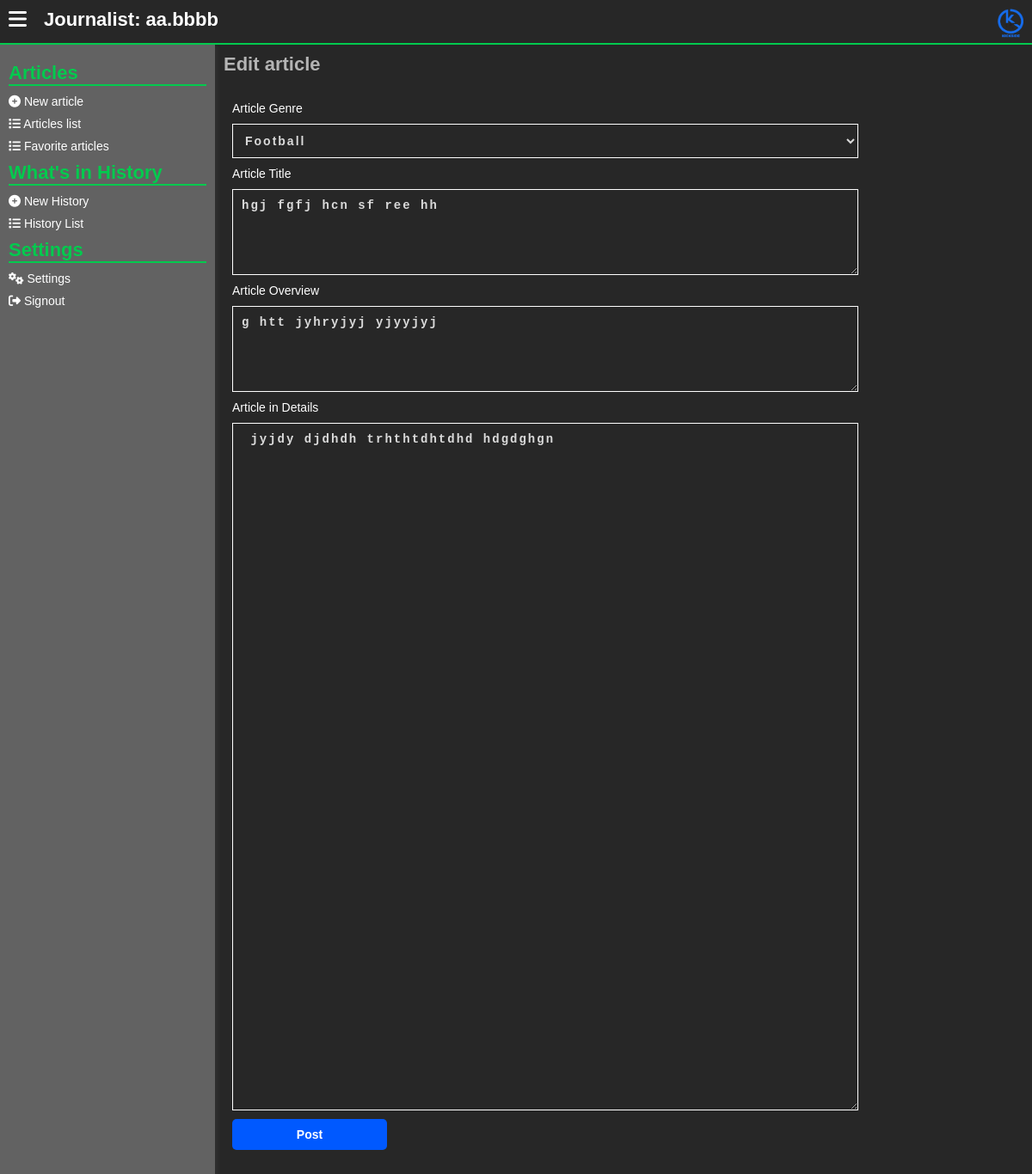
The page /journalists/edit-article.php?a=20 (signed in) on the database its author committed.
### tables this page shows
CREATE TABLE `journalists` (
  `id` int(11) NOT NULL,
  `first_name` varchar(255) NOT NULL,
  `last_name` varchar(255) NOT NULL,
  `user_name` varchar(255) NOT NULL,
  `email` varchar(255) NOT NULL,
  `phone_number` varchar(255) NOT NULL,
  `password` text NOT NULL,
  `display_name` varchar(255) NOT NULL,
  `status` varchar(255) NOT NULL DEFAULT 'Working'
);

CREATE TABLE `news_articles` (
  `article_id` int(11) NOT NULL,
  `article_title` text NOT NULL,
  `article_overview` text NOT NULL,
  `article_poster` text NOT NULL,
  `article_full_details` text NOT NULL,
  `article_author` int(11) NOT NULL,
  `article_genre` int(11) NOT NULL,
  `article_publish_time` text NOT NULL DEFAULT current_timestamp()
);

CREATE TABLE `genres` (
  `id` int(11) NOT NULL,
  `genre_name` varchar(255) NOT NULL,
  `genre_description` text NOT NULL,
  `genre_icon` varchar(255) NOT NULL
);

### assets/php/journalists/session_mgt.php (called while the page is built, shortened)
<?php
    if (!isset($_SESSION['acting_journalist_id'])) {
        header("location: ../admins/signin.php");
    }
    else {
        $acting_jou_id = $_SESSION['acting_journalist_id'];
        $check_jou_exists = mysqli_query($server,"SELECT * from journalists
            WHERE id = '$acting_jou_id'
        ");
        if (mysqli_num_rows($check_jou_exists) !==1) {
            header("location: ../admins/signin.php");
        }
        else {
            $get_the_journalist_info =  mysqli_fetch_array(mysqli_query($server,"SELECT * from journalists
                WHERE id = '$acting_jou_id'
            "));
            $acting_jou_username = $get_the_journalist_info['user_name'];
        }
    }
?>

### journalists/edit-article.php (the view, shortened to what this page needs)
<?php
include("../assets/php/global/server.php");
include("../assets/php/journalists/session_mgt.php");
?>
<!DOCTYPE html>
<html lang="en">
<head>
    <link rel="stylesheet" href="../assets/css/back-main.css">
    <link rel="stylesheet" href="https://cdnjs.cloudflare.com/ajax/libs/font-awesome/6.5.1/css/all.min.css"
 />
</head>
<body>
    <main>
        <section class="main-section">
            <?php
            include('../assets/php/journalists/header.php')
                ?>
            <div class="hero">
                <?php include("../assets/php/journalists/left-nav.php") ?>
                <div class="dashboard">
                    <div class="dashboard-cont">
                        <?php
                        if (!isset($_GET['a'])) {
                            ?>
                            <div class="errorMsg">
                                No request sent to the server.
                            </div>
                            <?php
                        } else if (isset($_GET['a'])) {
                            $articleId = $_GET['a'];
                            $checkArticleExists = mysqli_query($server, "SELECT * from
                                    news_articles,genres
                                    WHERE
                                    news_articles.article_genre = genres.id AND
                                    article_id = '$articleId'
                                ");
                            if (mysqli_num_rows($checkArticleExists) != 1) {
                                ?>
                                    <div class="errorMsg">
                                        Article is not found.
                                    </div>
                                <?php
                            } else {
                                while ($dataCheckArticles = mysqli_fetch_array($checkArticleExists)) {
                                    ?>
                                        <h1>
                                            Edit article
                                        </h1>
                                        <div class="form-row">
                                            <form action="" method="POST" enctype="multipart/form-data">
                                                <p>
                                                    <label for="Article Genre">
                                                        Article Genre
                                                    </label>
                                                    <select name="genre">
                                                        <option value="<?php echo $dataCheckArticles['article_genre']; ?>">
                                                        <?php echo $dataGenre = $dataCheckArticles['genre_name'] ?>
                                                        </option>
                                                    </select>
                                                </p>
                                                <p>
                                                    <label for="Article title">
                                                        Article Title
                                                    </label>
                                                    <textarea name="title" placeholder="Type..."
                                                        required><?php echo $dataCheckArticles['article_title']; ?></textarea>
                                                </p>
                                                <p>
                                                    <label for="Article Overview">
                                                        Article Overview
                                                    </label>
                                                    <textarea name="overview" placeholder="Type..."
                                                        required><?php echo $dataCheckArticles['article_overview']; ?></textarea>
                                                </p>
                                                <p>
                                                    <label for="Article Overview">
                                                        Article in Details
                                                    </label>
                                                    <textarea name="details" placeholder="Type..." class="full"
                                                        required><?php echo $dataCheckArticles['article_full_details']; ?></textarea>
                                                </p>
                                                <p>
                                                    <button type="submit" name="post_article">
                                                        Post
                                                    </button>
                                                </p>
                                            </form>
                                        </div>
                                    <?php
                                }
                            }
                        }
                        ?>
                    </div>
                </div>
            </div>
        </section>
    </main>
</body>
</html>

### assets/php/journalists/header.php
<header>
   <div class="menu">
      <button id="menu_toggleBTN">
         <i class="fa fa-bars"></i>
      </button>
   </div>
   <div class="username" onclick="location.reload()">
      Journalist:
      <?php echo $acting_jou_username; ?>
   </div>
   <div class="logo">
      <a href="./home.php">
         <img src="../assets/images/KickSide - Logo.png" alt="Kick Side Logo">
      </a>
   </div>
</header>

### assets/css/back-main.css (style rules this page uses)
* { font-size: 14px; margin: 0; padding: 0; text-decoration: none; }
body { font-family: "Gill Sans", "Gill Sans MT", Calibri, "Trebuchet MS", sans-serif; margin: 0; padding: 0; background: #d3d3d357; overflow: hidden; }
button { cursor: pointer; background: transparent; border: 0; }
main { width: 100%; height: 100%; }
section.main-section { height: 100vh; width: 100vw; top: 0; left: 0; position: absolute; background: rgb(39, 39, 39); overflow: hidden; }
section.main-section header { width: 100vw; display: flex; flex-direction: row; margin: 0; padding: 0; height: 50px; border-bottom: 2px solid #02ca4e; }
section.main-section header .menu { padding: 10px; }
section.main-section header .menu button { border: 0; background: transparent; }
section.main-section header .menu button i { font-size: 24px; color: #fff; }
section.main-section header .username { flex: 4; padding: 10px; color: #fff; font-size: 22px; font-weight: bold; user-select: none; cursor: pointer; }
section.main-section header .logo { text-align: right; flex: 2; padding: 10px; }
section.main-section header .logo img { width: 30px; }
section.main-section .hero { width: 100%; display: flex; flex-direction: row; flex-wrap: nowrap; }
section.main-section .dashboard { height: calc(100vh - 50px); overflow: auto; flex: 1; }
section.main-section .dashboard .dashboard-cont { padding: 10px; }
section.main-section .dashboard .dashboard-cont h1 { color: #b4b4b4; font-size: 22px; }
section.main-section .dashboard .form-row { margin-top: 10px; padding: 10px; border-radius: 10px; }
section.main-section .dashboard .form-row form p { margin-top: 10px; color: #fff; font-weight: 200; display: flex; flex-direction: column; font-size: 18px; }
section.main-section .dashboard .form-row form p input, section.main-section .dashboard .form-row form p textarea, section.main-section .dashboard .form-row form p select { padding: 10px; background: transparent; margin-top: 10px; border: 1px solid #fff; color: #dadada; font-weight: bold; letter-spacing: 2px; outline: 0; width: 80%; }
section.main-section .dashboard .form-row form p .full { height: 800px; }
section.main-section .dashboard .form-row form p textarea { height: 100px; }
section.main-section .dashboard .form-row form p button { padding: 10px; background: #0059ff; border: 0; border-radius: 5px; font-weight: bold; color: #fff; width: 180px; }

### rows shown on the page
journalists: user_name "aa.bbbb"
news_articles: genre "Football", title "hgj fgfj hcn sf ree hh", overview "g htt jyhryjyj yjyyjyj", details "jyjdy djdhdh trhthtdhtdhd hdgdghgn"
